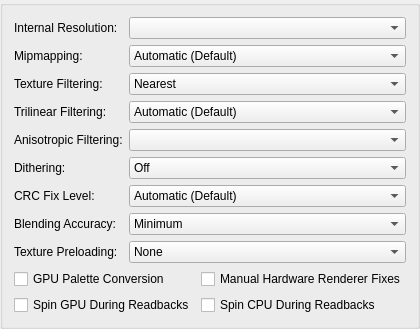
     <widget class="QGroupBox" name="hardwareRenderingTab">
      <attribute name="title">
       <string>Rendering</string>
      </attribute>
      <layout class="QFormLayout" name="formLayout_4">
       <item row="0" column="0">
        <widget class="QLabel" name="label">
         <property name="text">
          <string>Internal Resolution:</string>
         </property>
        </widget>
       </item>
       <item row="0" column="1">
        <widget class="QComboBox" name="upscaleMultiplier"/>
       </item>
       <item row="1" column="0">
        <widget class="QLabel" name="label_6">
         <property name="text">
          <string>Mipmapping:</string>
         </property>
        </widget>
       </item>
       <item row="1" column="1">
        <widget class="QComboBox" name="mipmapping">
         <item>
          <property name="text">
           <string>Automatic (Default)</string>
          </property>
         </item>
         <item>
          <property name="text">
           <string>Off</string>
          </property>
         </item>
         <item>
          <property name="text">
           <string>Basic (Generated Mipmaps)</string>
          </property>
         </item>
         <item>
          <property name="text">
           <string>Full (PS2 Mipmaps)</string>
          </property>
         </item>
        </widget>
       </item>
       <item row="2" column="0">
        <widget class="QLabel" name="label_13">
         <property name="text">
          <string>Texture Filtering:</string>
         </property>
        </widget>
       </item>
       <item row="2" column="1">
        <widget class="QComboBox" name="textureFiltering">
         <item>
          <property name="text">
           <string>Nearest</string>
          </property>
         </item>
         <item>
          <property name="text">
           <string>Bilinear (Forced)</string>
          </property>
         </item>
         <item>
          <property name="text">
           <string>Bilinear (PS2)</string>
          </property>
         </item>
         <item>
          <property name="text">
           <string>Bilinear (Forced excluding sprite)</string>
          </property>
         </item>
        </widget>
       </item>
       <item row="3" column="0">
        <widget class="QLabel" name="label_11">
         <property name="text">
          <string>Trilinear Filtering:</string>
         </property>
        </widget>
       </item>
       <item row="3" column="1">
        <widget class="QComboBox" name="trilinearFiltering">
         <item>
          <property name="text">
           <string>Automatic (Default)</string>
          </property>
         </item>
         <item>
          <property name="text">
           <string>Off (None)</string>
          </property>
         </item>
         <item>
          <property name="text">
           <string>Trilinear (PS2)</string>
          </property>
         </item>
         <item>
          <property name="text">
           <string>Trilinear (Forced)</string>
          </property>
         </item>
        </widget>
       </item>
       <item row="4" column="0">
        <widget class="QLabel" name="label_5">
         <property name="text">
          <string>Anisotropic Filtering:</string>
         </property>
        </widget>
       </item>
       <item row="4" column="1">
        <widget class="QComboBox" name="anisotropicFiltering"/>
       </item>
       <item row="5" column="0">
        <widget class="QLabel" name="label_2">
         <property name="text">
          <string>Dithering:</string>
         </property>
        </widget>
       </item>
       <item row="5" column="1">
        <widget class="QComboBox" name="dithering">
         <item>
          <property name="text">
           <string>Off</string>
          </property>
         </item>
         <item>
          <property name="text">
           <string>Scaled</string>
          </property>
         </item>
         <item>
          <property name="text">
           <string>Unscaled (Default)</string>
          </property>
         </item>
        </widget>
       </item>
       <item row="6" column="0">
        <widget class="QLabel" name="label_7">
         <property name="text">
          <string>CRC Fix Level:</string>
         </property>
        </widget>
       </item>
       <item row="6" column="1">
        <widget class="QComboBox" name="crcFixLevel">
         <item>
          <property name="text">
           <string>Automatic (Default)</string>
          </property>
         </item>
         <item>
          <property name="text">
           <string>None (Debug)</string>
          </property>
         </item>
         <item>
          <property name="text">
           <string>Minimum (Debug)</string>
          </property>
         </item>
         <item>
          <property name="text">
           <string>Partial (OpenGL)</string>
          </property>
         </item>
         <item>
          <property name="text">
           <string>Full (Direct3D)</string>
          </property>
         </item>
         <item>
          <property name="text">
           <string>Aggressive</string>
          </property>
         </item>
        </widget>
       </item>
       <item row="7" column="0">
        <widget class="QLabel" name="label_8">
         <property name="text">
          <string>Blending Accuracy:</string>
         </property>
        </widget>
       </item>
       <item row="7" column="1">
        <widget class="QComboBox" name="blending">
         <item>
          <property name="text">
           <string>Minimum</string>
          </property>
         </item>
         <item>
          <property name="text">
           <string>Basic (Recommended)</string>
          </property>
         </item>
         <item>
          <property name="text">
           <string>Medium</string>
          </property>
         </item>
         <item>
          <property name="text">
           <string>High</string>
          </property>
         </item>
         <item>
          <property name="text">
           <string>Full (Slow)</string>
          </property>
         </item>
         <item>
          <property name="text">
           <string>Maximum (Very Slow)</string>
          </property>
         </item>
        </widget>
       </item>
       <item row="8" column="0">
        <widget class="QLabel" name="label_20">
         <property name="text">
          <string>Texture Preloading:</string>
         </property>
        </widget>
       </item>
       <item row="8" column="1">
        <widget class="QComboBox" name="texturePreloading">
         <item>
          <property name="text">
           <string>None</string>
          </property>
         </item>
         <item>
          <property name="text">
           <string>Partial</string>
          </property>
         </item>
         <item>
          <property name="text">
           <string>Full (Hash Cache)</string>
          </property>
         </item>
        </widget>
       </item>
       <item row="9" column="0" colspan="2">
        <layout class="QGridLayout" name="basicCheckboxGridLayout">
         <item row="0" column="0">
          <widget class="QCheckBox" name="gpuPaletteConversion">
           <property name="text">
            <string>GPU Palette Conversion</string>
           </property>
          </widget>
         </item>
         <item row="0" column="1">
          <widget class="QCheckBox" name="enableHWFixes">
           <property name="text">
            <string>Manual Hardware Renderer Fixes</string>
           </property>
          </widget>
         </item>
         <item row="1" column="0">
          <widget class="QCheckBox" name="spinGPUDuringReadbacks">
           <property name="text">
            <string>Spin GPU During Readbacks</string>
           </property>
          </widget>
         </item>
         <item row="1" column="1">
          <widget class="QCheckBox" name="spinCPUDuringReadbacks">
           <property name="text">
            <string>Spin CPU During Readbacks</string>
           </property>
          </widget>
         </item>
        </layout>
       </item>
      </layout>
     </widget>
